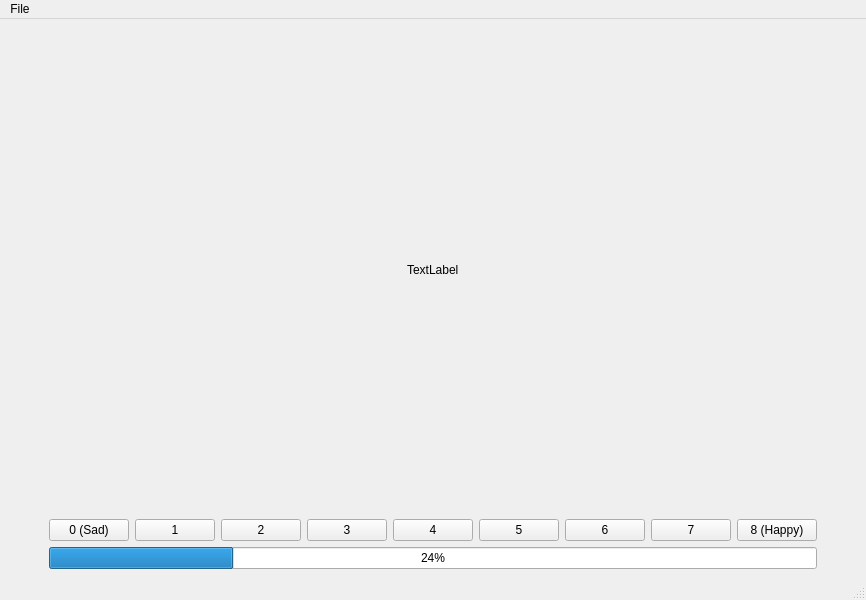
<?xml version="1.0" encoding="UTF-8"?>
<ui version="4.0">
 <class>MainWindow</class>
 <widget class="QMainWindow" name="MainWindow">
  <property name="geometry">
   <rect>
    <x>0</x>
    <y>0</y>
    <width>811</width>
    <height>600</height>
   </rect>
  </property>
  <property name="windowTitle">
   <string>MainWindow</string>
  </property>
  <widget class="QWidget" name="centralwidget">
   <layout class="QVBoxLayout" name="verticalLayout">
    <item alignment="Qt::AlignHCenter|Qt::AlignVCenter">
     <widget class="QLabel" name="label">
      <property name="text">
       <string>TextLabel</string>
      </property>
     </widget>
    </item>
    <item>
     <layout class="QHBoxLayout" name="horizontalLayout">
      <item>
       <spacer name="horizontalSpacer">
        <property name="orientation">
         <enum>Qt::Horizontal</enum>
        </property>
        <property name="sizeType">
         <enum>QSizePolicy::Minimum</enum>
        </property>
        <property name="sizeHint" stdset="0">
         <size>
          <width>40</width>
          <height>20</height>
         </size>
        </property>
       </spacer>
      </item>
      <item>
       <widget class="QPushButton" name="pushButton_8">
        <property name="text">
         <string>0 (Sad)</string>
        </property>
       </widget>
      </item>
      <item>
       <widget class="QPushButton" name="pushButton">
        <property name="text">
         <string>1</string>
        </property>
       </widget>
      </item>
      <item>
       <widget class="QPushButton" name="pushButton_2">
        <property name="text">
         <string>2</string>
        </property>
       </widget>
      </item>
      <item>
       <widget class="QPushButton" name="pushButton_3">
        <property name="text">
         <string>3</string>
        </property>
       </widget>
      </item>
      <item>
       <widget class="QPushButton" name="pushButton_4">
        <property name="text">
         <string>4</string>
        </property>
       </widget>
      </item>
      <item>
       <widget class="QPushButton" name="pushButton_5">
        <property name="text">
         <string>5</string>
        </property>
       </widget>
      </item>
      <item>
       <widget class="QPushButton" name="pushButton_6">
        <property name="text">
         <string>6</string>
        </property>
       </widget>
      </item>
      <item>
       <widget class="QPushButton" name="pushButton_7">
        <property name="text">
         <string>7</string>
        </property>
       </widget>
      </item>
      <item>
       <widget class="QPushButton" name="pushButton_9">
        <property name="text">
         <string>8 (Happy)</string>
        </property>
       </widget>
      </item>
      <item>
       <spacer name="horizontalSpacer_2">
        <property name="orientation">
         <enum>Qt::Horizontal</enum>
        </property>
        <property name="sizeType">
         <enum>QSizePolicy::Minimum</enum>
        </property>
        <property name="sizeHint" stdset="0">
         <size>
          <width>40</width>
          <height>20</height>
         </size>
        </property>
       </spacer>
      </item>
     </layout>
    </item>
    <item>
     <layout class="QHBoxLayout" name="horizontalLayout_2">
      <item>
       <spacer name="horizontalSpacer_3">
        <property name="orientation">
         <enum>Qt::Horizontal</enum>
        </property>
        <property name="sizeType">
         <enum>QSizePolicy::Minimum</enum>
        </property>
        <property name="sizeHint" stdset="0">
         <size>
          <width>40</width>
          <height>20</height>
         </size>
        </property>
       </spacer>
      </item>
      <item>
       <widget class="QProgressBar" name="progressBar">
        <property name="value">
         <number>24</number>
        </property>
       </widget>
      </item>
      <item>
       <spacer name="horizontalSpacer_4">
        <property name="orientation">
         <enum>Qt::Horizontal</enum>
        </property>
        <property name="sizeType">
         <enum>QSizePolicy::Minimum</enum>
        </property>
        <property name="sizeHint" stdset="0">
         <size>
          <width>40</width>
          <height>20</height>
         </size>
        </property>
       </spacer>
      </item>
     </layout>
    </item>
   </layout>
  </widget>
  <widget class="QMenuBar" name="menubar">
   <property name="geometry">
    <rect>
     <x>0</x>
     <y>0</y>
     <width>811</width>
     <height>26</height>
    </rect>
   </property>
   <widget class="QMenu" name="menuFile">
    <property name="title">
     <string>File</string>
    </property>
    <addaction name="actionContinue_from_save"/>
    <addaction name="actionSave"/>
    <addaction name="separator"/>
    <addaction name="actionPrevious_Image"/>
    <addaction name="separator"/>
    <addaction name="actionQuit"/>
   </widget>
   <addaction name="menuFile"/>
  </widget>
  <widget class="QStatusBar" name="statusbar"/>
  <action name="actionContinue_from_save">
   <property name="text">
    <string>Continue from save</string>
   </property>
  </action>
  <action name="actionSave">
   <property name="text">
    <string>Save</string>
   </property>
  </action>
  <action name="actionPrevious_Image">
   <property name="text">
    <string>Previous Image</string>
   </property>
  </action>
  <action name="actionQuit">
   <property name="text">
    <string>Quit</string>
   </property>
  </action>
 </widget>
 <resources/>
 <connections/>
</ui>
